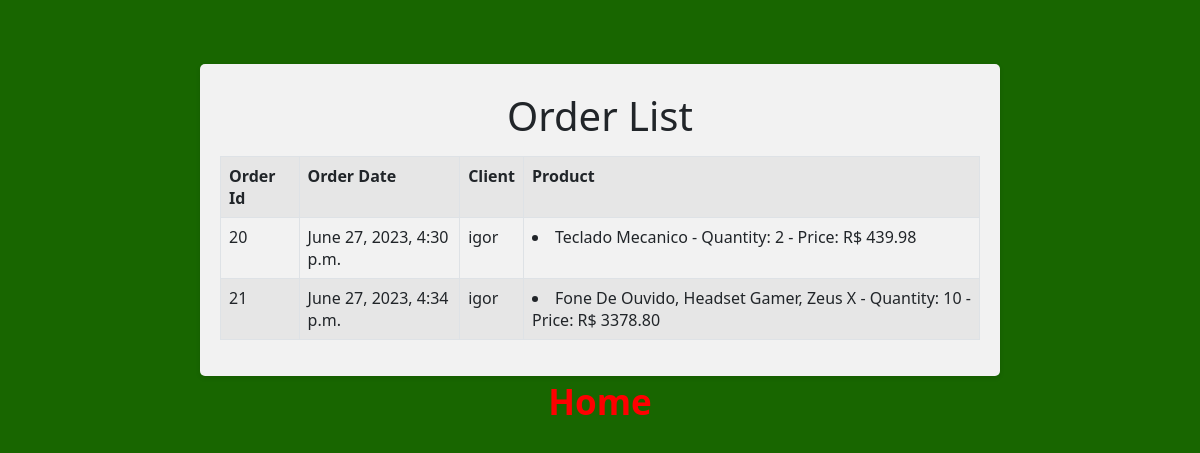
Screenshot of /order-list/ (signed in) with the database file from the repository.
### app_tech/models.py (models this page shows, shortened)
class Order(models.Model):
    client = models.ForeignKey(User, on_delete=models.CASCADE)
    products = models.ManyToManyField(Product, through='OrderItem')
    date = models.DateTimeField()

class OrderItem(models.Model):
    Product = models.ForeignKey(Product, on_delete=models.SET_NULL, null=True)
    Order = models.ForeignKey(Order, on_delete=models.CASCADE)
    quantity = models.IntegerField(help_text="Quantidade do mesmo produto selecionado")
    price = models.DecimalField(max_digits=10, decimal_places=2, editable = False)

class Product(models.Model):
    id_product = models.AutoField(primary_key=True)
    name = models.TextField(max_length=255)
    description = models.TextField()
    price  = models.DecimalField(max_digits = 10,decimal_places = 2)
    category = models.ForeignKey(Category, on_delete=models.CASCADE)
    manufacturer = models.ForeignKey(Manufacturer, on_delete=models.CASCADE)
    quantity = models.IntegerField()
    image = models.ImageField(upload_to='images/')

### app_tech/views.py (the view)
# urls.py: path('order-list/', views.order_list, name='order-list'),
def order_list(request):
    orders = Order.objects.filter(client=request.user)
    return render(request, 'order_list.html', {'orders': orders})

### app_tech/templates/order_list.html (shortened to what this page needs)
{% block conteudo %} {% load static %}
<head>
  <link
    href="https://cdn.jsdelivr.net/npm/bootstrap@5.0.2/dist/css/bootstrap.min.css"
    rel="stylesheet"
  />
</head>
<link rel="stylesheet" href="{% static 'css/list.css' %}" />
<div class="container">
  <h1
    style="
      display: flex;
      justify-content: center;
      margin-top: 1vh;
      margin-bottom: 2vh;
    "
  >
    Order List
  </h1>
  {% if orders %}
  <div class="scrollable">
    <table class="table table-bordered table-striped">
      <tr>
        <th>Order Id</th>
        <th>Order Date</th>
        <th>Client</th>
        <th>Product</th>
      </tr>
      {% for order in orders %}
      <tr>
        <td>{{ order.id }}</td>
        <td>{{ order.date }}</td>
        <td>{{ order.client.username }}</td>
        <td>
          {% for order_item in order.orderitem_set.all %}
            <li>{{ order_item.Product.name }} - Quantity: {{ order_item.quantity }} - Price: R$ {{ order_item.price }}</li>
          {% endfor %}
        </td>
      </tr>
      {% endfor %}
    </table>
  </div>
  {% else %}
  <p>No orders available.</p>
  {% endif %}
</div>
<div class="centro">
    <a href="/">Home</a>
</div>
{% endblock %}

### app_tech/static/css/list.css (style rules this page uses)
.container { background-color: #f2f2f2; border-radius: 5px; box-shadow: 0 2px 5px rgba(0, 0, 0, 0.1); padding: 20px; max-width: 800px; margin: 0 auto; margin-top: 8vh; }
.scrollable { overflow: auto; max-height: 500px; scroll-behavior: smooth; }
.centro { display: flex; align-items: center; justify-content: center; }
a { text-decoration: none; color: red; font-weight: bold; font-size: 35px; }

### rows the page displays
Order: id "20", date "June 27, 2023, 4:30 p.m.", client.username "igor"
OrderItem: Product.name "Teclado Mecanico", quantity "2", price "439.98"
Order: id "21", date "June 27, 2023, 4:34 p.m.", client.username "igor"
OrderItem: Product.name "Fone De Ouvido, Headset Gamer, Zeus X", quantity "10", price "3378.80"
